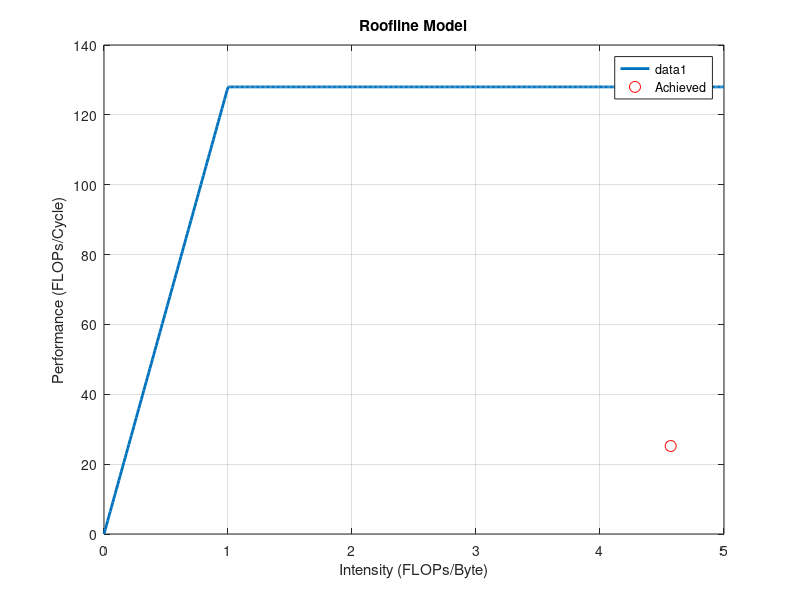

Write MATLAB code to recreate this figure.
%% set constants
BW = 128;

%% set intensity
x = linspace(0, 5, 500);

%% calculate performance
y = BW*ones(size(x));
mask = (x>=0) & (x<=1);
y(mask) = BW .* x(mask);

%% plot roofline model
plot(x, y, 'LineWidth', 2);
xlabel('Intensity (FLOPs/Byte)');
ylabel('Performance (FLOPs/Cycle)');
title('Roofline Model');
grid on;
hold on;

%% plot achieved performance - intensity point
achieved_I = 4.57;
achieved_P = 25.19;
plot(achieved_I, achieved_P, 'ro', 'MarkerSize', 8, 'DisplayName', 'Achieved');
legend show;
hold off;
